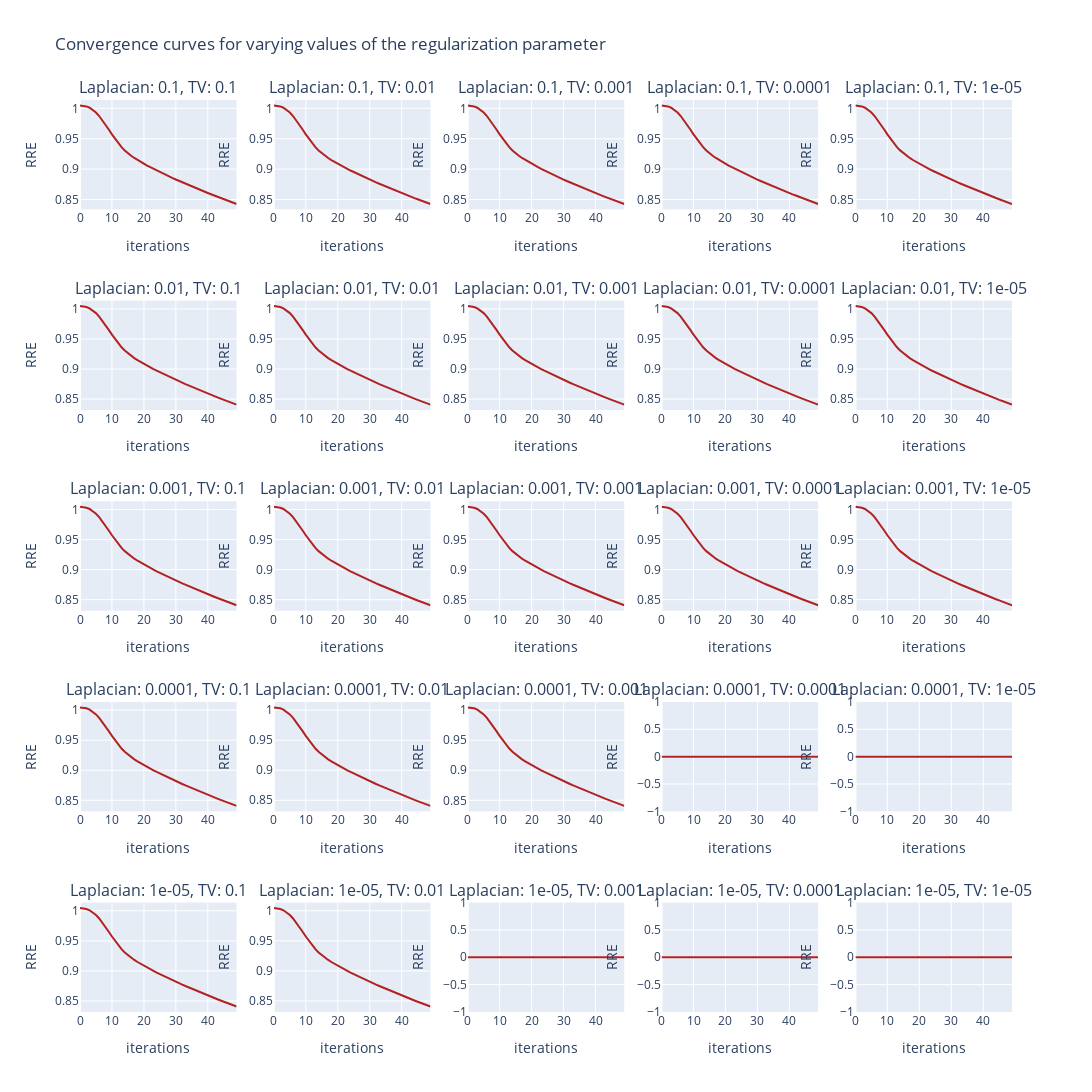

Notebook cell for this chart:
### Code cell
from plotly.subplots import make_subplots
import plotly.graph_objects as go

fig = make_subplots( rows=5, cols=5,
subplot_titles=([f'Laplacian: {x}, TV: {TVvals[i]}' for i,x in enumerate(Lvals)]))

for ii, xx in enumerate(loss_curves):

    row = ii // 5 + 1
    col = ii % 5 + 1

    fig.add_trace(
        go.Scatter(
            x = np.arange(loss_curves[ii].shape[0]),
            y = loss_curves[ii]**(0.5) / data_norm,
            line=dict(color='firebrick', width=2),
            #mode="markers+text",
            #text=["Text A", "Text B", "Text C"],
            #textposition="bottom center"
        ),
        row=row, col=col
    )


fig.update_layout(height=1500, width=1500, title_text="Convergence curves for varying values of the regularization parameter", showlegend=False)

fig.update_xaxes(title_text="iterations")

fig.update_yaxes(title_text="RRE")

fig.show()

### Figure 1 — Plotly figure (JSON) as saved in the notebook; plotly's stock layout.template omitted (floating-point values rounded to 4 significant figures)
{"data": [{"line": {"color": "firebrick", "width": 2}, "type": "scatter", "x": [0, 1, 2, 3, 4, 5, 6, 7, 8, 9, 10, 11, 12, 13, 14, 15, 16, 17, 18, 19, 20, 21, 22, 23, 24, 25, 26, 27, 28, 29, 30, 31, 32, 33, 34, 35, 36, 37, 38, 39, 40, 41, 42, 43, 44, 45, 46, 47, 48, 49], "xaxis": "x", "y": [1.005, 1.004, 1.003, 1.001, 0.9976, 0.993, 0.9873, 0.9806, 0.9731, 0.9652, 0.9573, 0.9496, 0.9425, 0.9362, 0.9308, 0.9261, 0.922, 0.9184, 0.915, 0.9119, 0.9088, 0.9059, 0.9032, 0.9004, 0.8978, 0.8952, 0.8927, 0.8901, 0.8877, 0.8853, 0.8829, 0.8806, 0.8783, 0.876, 0.8737, 0.8715, 0.8693, 0.8671, 0.865, 0.8628, 0.8607, 0.8586, 0.8566, 0.8545, 0.8525, 0.8505, 0.8486, 0.8465, 0.8447, 0.8427], "yaxis": "y"}, {"line": {"color": "firebrick", "width": 2}, "type": "scatter", "x": [0, 1, 2, 3, 4, 5, 6, 7, 8, 9, 10, 11, 12, 13, 14, 15, 16, 17, 18, 19, 20, 21, 22, 23, 24, 25, 26, 27, 28, 29, 30, 31, 32, 33, 34, 35, 36, 37, 38, 39, 40, 41, 42, 43, 44, 45, 46, 47, 48, 49], "xaxis": "x2", "y": [1.005, 1.004, 1.003, 1.001, 0.9976, 0.993, 0.9873, 0.9806, 0.9731, 0.9652, 0.9572, 0.9496, 0.9425, 0.9362, 0.9308, 0.9261, 0.922, 0.9184, 0.915, 0.9119, 0.9088, 0.906, 0.9031, 0.9004, 0.8978, 0.8952, 0.8926, 0.8901, 0.8877, 0.8853, 0.8829, 0.8806, 0.8782, 0.876, 0.8737, 0.8715, 0.8693, 0.8671, 0.8649, 0.8628, 0.8607, 0.8586, 0.8566, 0.8545, 0.8525, 0.8505, 0.8485, 0.8466, 0.8446, 0.8428], "yaxis": "y2"}, {"line": {"color": "firebrick", "width": 2}, "type": "scatter", "x": [0, 1, 2, 3, 4, 5, 6, 7, 8, 9, 10, 11, 12, 13, 14, 15, 16, 17, 18, 19, 20, 21, 22, 23, 24, 25, 26, 27, 28, 29, 30, 31, 32, 33, 34, 35, 36, 37, 38, 39, 40, 41, 42, 43, 44, 45, 46, 47, 48, 49], "xaxis": "x3", "y": [1.005, 1.004, 1.003, 1.001, 0.9976, 0.993, 0.9873, 0.9806, 0.9731, 0.9652, 0.9572, 0.9496, 0.9425, 0.9362, 0.9308, 0.9261, 0.922, 0.9184, 0.915, 0.9119, 0.9089, 0.9059, 0.9031, 0.9004, 0.8978, 0.8952, 0.8926, 0.8902, 0.8877, 0.8853, 0.8829, 0.8806, 0.8783, 0.876, 0.8737, 0.8715, 0.8693, 0.8671, 0.8649, 0.8628, 0.8607, 0.8586, 0.8565, 0.8545, 0.8525, 0.8505, 0.8485, 0.8465, 0.8446, 0.8428], "yaxis": "y3"}, {"line": {"color": "firebrick", "width": 2}, "type": "scatter", "x": [0, 1, 2, 3, 4, 5, 6, 7, 8, 9, 10, 11, 12, 13, 14, 15, 16, 17, 18, 19, 20, 21, 22, 23, 24, 25, 26, 27, 28, 29, 30, 31, 32, 33, 34, 35, 36, 37, 38, 39, 40, 41, 42, 43, 44, 45, 46, 47, 48, 49], "xaxis": "x4", "y": [1.005, 1.004, 1.003, 1.001, 0.9976, 0.993, 0.9873, 0.9806, 0.9731, 0.9652, 0.9572, 0.9495, 0.9425, 0.9362, 0.9308, 0.9261, 0.922, 0.9184, 0.915, 0.9118, 0.9088, 0.9059, 0.9031, 0.9004, 0.8978, 0.8952, 0.8926, 0.8901, 0.8877, 0.8853, 0.8829, 0.8805, 0.8782, 0.876, 0.8737, 0.8715, 0.8693, 0.8671, 0.865, 0.8628, 0.8607, 0.8586, 0.8566, 0.8545, 0.8525, 0.8505, 0.8486, 0.8466, 0.8446, 0.8427], "yaxis": "y4"}, {"line": {"color": "firebrick", "width": 2}, "type": "scatter", "x": [0, 1, 2, 3, 4, 5, 6, 7, 8, 9, 10, 11, 12, 13, 14, 15, 16, 17, 18, 19, 20, 21, 22, 23, 24, 25, 26, 27, 28, 29, 30, 31, 32, 33, 34, 35, 36, 37, 38, 39, 40, 41, 42, 43, 44, 45, 46, 47, 48, 49], "xaxis": "x5", "y": [1.005, 1.004, 1.003, 1.001, 0.9976, 0.993, 0.9873, 0.9806, 0.9731, 0.9652, 0.9572, 0.9496, 0.9425, 0.9363, 0.9308, 0.9261, 0.922, 0.9184, 0.915, 0.9119, 0.9089, 0.906, 0.9032, 0.9004, 0.8978, 0.8952, 0.8926, 0.8902, 0.8877, 0.8853, 0.8829, 0.8806, 0.8783, 0.876, 0.8738, 0.8715, 0.8693, 0.8671, 0.865, 0.8628, 0.8607, 0.8586, 0.8565, 0.8545, 0.8525, 0.8505, 0.8485, 0.8466, 0.8446, 0.8427], "yaxis": "y5"}, {"line": {"color": "firebrick", "width": 2}, "type": "scatter", "x": [0, 1, 2, 3, 4, 5, 6, 7, 8, 9, 10, 11, 12, 13, 14, 15, 16, 17, 18, 19, 20, 21, 22, 23, 24, 25, 26, 27, 28, 29, 30, 31, 32, 33, 34, 35, 36, 37, 38, 39, 40, 41, 42, 43, 44, 45, 46, 47, 48, 49], "xaxis": "x6", "y": [1.005, 1.004, 1.003, 1.001, 0.9976, 0.993, 0.9873, 0.9805, 0.9731, 0.9652, 0.9572, 0.9495, 0.9425, 0.9362, 0.9308, 0.926, 0.9219, 0.9182, 0.9148, 0.9116, 0.9085, 0.9056, 0.9027, 0.8999, 0.8972, 0.8946, 0.892, 0.8894, 0.8869, 0.8845, 0.8821, 0.8796, 0.8773, 0.8749, 0.8726, 0.8704, 0.8681, 0.8659, 0.8637, 0.8615, 0.8593, 0.8572, 0.8551, 0.853, 0.8509, 0.8489, 0.8468, 0.8448, 0.8429, 0.8409], "yaxis": "y6"}, {"line": {"color": "firebrick", "width": 2}, "type": "scatter", "x": [0, 1, 2, 3, 4, 5, 6, 7, 8, 9, 10, 11, 12, 13, 14, 15, 16, 17, 18, 19, 20, 21, 22, 23, 24, 25, 26, 27, 28, 29, 30, 31, 32, 33, 34, 35, 36, 37, 38, 39, 40, 41, 42, 43, 44, 45, 46, 47, 48, 49], "xaxis": "x7", "y": [1.005, 1.004, 1.003, 1.001, 0.9976, 0.993, 0.9873, 0.9806, 0.9731, 0.9652, 0.9572, 0.9496, 0.9425, 0.9362, 0.9308, 0.9261, 0.922, 0.9183, 0.9148, 0.9116, 0.9086, 0.9056, 0.9028, 0.9, 0.8972, 0.8946, 0.892, 0.8895, 0.887, 0.8845, 0.882, 0.8797, 0.8773, 0.875, 0.8727, 0.8704, 0.8681, 0.8659, 0.8637, 0.8615, 0.8593, 0.8572, 0.8551, 0.853, 0.8509, 0.8489, 0.8468, 0.8448, 0.8429, 0.8409], "yaxis": "y7"}, {"line": {"color": "firebrick", "width": 2}, "type": "scatter", "x": [0, 1, 2, 3, 4, 5, 6, 7, 8, 9, 10, 11, 12, 13, 14, 15, 16, 17, 18, 19, 20, 21, 22, 23, 24, 25, 26, 27, 28, 29, 30, 31, 32, 33, 34, 35, 36, 37, 38, 39, 40, 41, 42, 43, 44, 45, 46, 47, 48, 49], "xaxis": "x8", "y": [1.005, 1.004, 1.003, 1.001, 0.9976, 0.993, 0.9873, 0.9806, 0.9731, 0.9652, 0.9572, 0.9496, 0.9425, 0.9362, 0.9308, 0.9261, 0.9219, 0.9182, 0.9148, 0.9116, 0.9085, 0.9056, 0.9027, 0.8999, 0.8972, 0.8946, 0.892, 0.8894, 0.8869, 0.8845, 0.882, 0.8796, 0.8773, 0.8749, 0.8726, 0.8704, 0.8681, 0.8659, 0.8637, 0.8615, 0.8593, 0.8572, 0.8551, 0.853, 0.8509, 0.8489, 0.8468, 0.8448, 0.8429, 0.8409], "yaxis": "y8"}, {"line": {"color": "firebrick", "width": 2}, "type": "scatter", "x": [0, 1, 2, 3, 4, 5, 6, 7, 8, 9, 10, 11, 12, 13, 14, 15, 16, 17, 18, 19, 20, 21, 22, 23, 24, 25, 26, 27, 28, 29, 30, 31, 32, 33, 34, 35, 36, 37, 38, 39, 40, 41, 42, 43, 44, 45, 46, 47, 48, 49], "xaxis": "x9", "y": [1.005, 1.004, 1.003, 1.001, 0.9976, 0.993, 0.9873, 0.9806, 0.9731, 0.9652, 0.9572, 0.9496, 0.9425, 0.9362, 0.9308, 0.9261, 0.9219, 0.9182, 0.9148, 0.9116, 0.9085, 0.9056, 0.9027, 0.9, 0.8973, 0.8946, 0.892, 0.8895, 0.887, 0.8845, 0.882, 0.8797, 0.8773, 0.875, 0.8727, 0.8704, 0.8681, 0.8659, 0.8637, 0.8615, 0.8593, 0.8572, 0.8551, 0.853, 0.8509, 0.8489, 0.8468, 0.8449, 0.8429, 0.8409], "yaxis": "y9"}, {"line": {"color": "firebrick", "width": 2}, "type": "scatter", "x": [0, 1, 2, 3, 4, 5, 6, 7, 8, 9, 10, 11, 12, 13, 14, 15, 16, 17, 18, 19, 20, 21, 22, 23, 24, 25, 26, 27, 28, 29, 30, 31, 32, 33, 34, 35, 36, 37, 38, 39, 40, 41, 42, 43, 44, 45, 46, 47, 48, 49], "xaxis": "x10", "y": [1.005, 1.004, 1.003, 1.001, 0.9976, 0.993, 0.9873, 0.9806, 0.9731, 0.9652, 0.9572, 0.9496, 0.9425, 0.9362, 0.9308, 0.9261, 0.9219, 0.9182, 0.9148, 0.9116, 0.9085, 0.9056, 0.9027, 0.9, 0.8972, 0.8946, 0.892, 0.8895, 0.8869, 0.8845, 0.8821, 0.8797, 0.8773, 0.875, 0.8727, 0.8704, 0.8681, 0.8659, 0.8637, 0.8615, 0.8593, 0.8572, 0.8551, 0.853, 0.8509, 0.8489, 0.8469, 0.8448, 0.8429, 0.8409], "yaxis": "y10"}, {"line": {"color": "firebrick", "width": 2}, "type": "scatter", "x": [0, 1, 2, 3, 4, 5, 6, 7, 8, 9, 10, 11, 12, 13, 14, 15, 16, 17, 18, 19, 20, 21, 22, 23, 24, 25, 26, 27, 28, 29, 30, 31, 32, 33, 34, 35, 36, 37, 38, 39, 40, 41, 42, 43, 44, 45, 46, 47, 48, 49], "xaxis": "x11", "y": [1.005, 1.004, 1.003, 1.001, 0.9976, 0.993, 0.9873, 0.9805, 0.9731, 0.9652, 0.9572, 0.9496, 0.9425, 0.9362, 0.9307, 0.926, 0.9219, 0.9182, 0.9148, 0.9116, 0.9085, 0.9055, 0.9027, 0.8999, 0.8972, 0.8945, 0.8919, 0.8893, 0.8868, 0.8844, 0.8819, 0.8795, 0.8772, 0.8748, 0.8725, 0.8702, 0.868, 0.8657, 0.8635, 0.8613, 0.8592, 0.857, 0.8549, 0.8528, 0.8507, 0.8487, 0.8467, 0.8446, 0.8427, 0.8407], "yaxis": "y11"}, {"line": {"color": "firebrick", "width": 2}, "type": "scatter", "x": [0, 1, 2, 3, 4, 5, 6, 7, 8, 9, 10, 11, 12, 13, 14, 15, 16, 17, 18, 19, 20, 21, 22, 23, 24, 25, 26, 27, 28, 29, 30, 31, 32, 33, 34, 35, 36, 37, 38, 39, 40, 41, 42, 43, 44, 45, 46, 47, 48, 49], "xaxis": "x12", "y": [1.005, 1.004, 1.003, 1.001, 0.9976, 0.993, 0.9873, 0.9805, 0.9731, 0.9652, 0.9572, 0.9496, 0.9425, 0.9362, 0.9308, 0.9261, 0.9219, 0.9182, 0.9148, 0.9116, 0.9085, 0.9055, 0.9027, 0.8999, 0.8972, 0.8945, 0.8919, 0.8894, 0.8868, 0.8844, 0.882, 0.8796, 0.8772, 0.8748, 0.8725, 0.8702, 0.868, 0.8657, 0.8635, 0.8613, 0.8592, 0.857, 0.8549, 0.8528, 0.8508, 0.8487, 0.8467, 0.8447, 0.8427, 0.8407], "yaxis": "y12"}, {"line": {"color": "firebrick", "width": 2}, "type": "scatter", "x": [0, 1, 2, 3, 4, 5, 6, 7, 8, 9, 10, 11, 12, 13, 14, 15, 16, 17, 18, 19, 20, 21, 22, 23, 24, 25, 26, 27, 28, 29, 30, 31, 32, 33, 34, 35, 36, 37, 38, 39, 40, 41, 42, 43, 44, 45, 46, 47, 48, 49], "xaxis": "x13", "y": [1.005, 1.004, 1.003, 1.001, 0.9976, 0.993, 0.9873, 0.9805, 0.9731, 0.9652, 0.9572, 0.9495, 0.9425, 0.9362, 0.9308, 0.9261, 0.9219, 0.9182, 0.9148, 0.9116, 0.9085, 0.9056, 0.9027, 0.8999, 0.8972, 0.8945, 0.8919, 0.8894, 0.8869, 0.8844, 0.882, 0.8796, 0.8772, 0.8748, 0.8725, 0.8702, 0.868, 0.8657, 0.8635, 0.8614, 0.8592, 0.857, 0.8549, 0.8528, 0.8508, 0.8487, 0.8467, 0.8447, 0.8427, 0.8407], "yaxis": "y13"}, {"line": {"color": "firebrick", "width": 2}, "type": "scatter", "x": [0, 1, 2, 3, 4, 5, 6, 7, 8, 9, 10, 11, 12, 13, 14, 15, 16, 17, 18, 19, 20, 21, 22, 23, 24, 25, 26, 27, 28, 29, 30, 31, 32, 33, 34, 35, 36, 37, 38, 39, 40, 41, 42, 43, 44, 45, 46, 47, 48, 49], "xaxis": "x14", "y": [1.005, 1.004, 1.003, 1.001, 0.9976, 0.993, 0.9873, 0.9806, 0.9731, 0.9652, 0.9572, 0.9496, 0.9425, 0.9362, 0.9307, 0.926, 0.9219, 0.9182, 0.9148, 0.9116, 0.9085, 0.9056, 0.9027, 0.8999, 0.8972, 0.8945, 0.8919, 0.8894, 0.8868, 0.8844, 0.8819, 0.8795, 0.8772, 0.8748, 0.8725, 0.8702, 0.868, 0.8657, 0.8635, 0.8613, 0.8592, 0.857, 0.8549, 0.8528, 0.8507, 0.8487, 0.8466, 0.8446, 0.8426, 0.8407], "yaxis": "y14"}, {"line": {"color": "firebrick", "width": 2}, "type": "scatter", "x": [0, 1, 2, 3, 4, 5, 6, 7, 8, 9, 10, 11, 12, 13, 14, 15, 16, 17, 18, 19, 20, 21, 22, 23, 24, 25, 26, 27, 28, 29, 30, 31, 32, 33, 34, 35, 36, 37, 38, 39, 40, 41, 42, 43, 44, 45, 46, 47, 48, 49], "xaxis": "x15", "y": [1.005, 1.004, 1.003, 1.001, 0.9976, 0.993, 0.9873, 0.9806, 0.9731, 0.9652, 0.9572, 0.9496, 0.9425, 0.9362, 0.9308, 0.9261, 0.9219, 0.9182, 0.9148, 0.9116, 0.9085, 0.9056, 0.9027, 0.8999, 0.8972, 0.8945, 0.8919, 0.8894, 0.8869, 0.8844, 0.882, 0.8796, 0.8772, 0.8748, 0.8725, 0.8702, 0.868, 0.8657, 0.8635, 0.8613, 0.8592, 0.857, 0.8549, 0.8528, 0.8507, 0.8487, 0.8467, 0.8447, 0.8427, 0.8407], "yaxis": "y15"}, {"line": {"color": "firebrick", "width": 2}, "type": "scatter", "x": [0, 1, 2, 3, 4, 5, 6, 7, 8, 9, 10, 11, 12, 13, 14, 15, 16, 17, 18, 19, 20, 21, 22, 23, 24, 25, 26, 27, 28, 29, 30, 31, 32, 33, 34, 35, 36, 37, 38, 39, 40, 41, 42, 43, 44, 45, 46, 47, 48, 49], "xaxis": "x16", "y": [1.005, 1.004, 1.003, 1.001, 0.9976, 0.993, 0.9873, 0.9806, 0.9731, 0.9652, 0.9572, 0.9496, 0.9425, 0.9362, 0.9307, 0.926, 0.9219, 0.9182, 0.9148, 0.9116, 0.9085, 0.9055, 0.9027, 0.8999, 0.8972, 0.8945, 0.8919, 0.8893, 0.8868, 0.8844, 0.8819, 0.8795, 0.8771, 0.8748, 0.8725, 0.8702, 0.868, 0.8657, 0.8635, 0.8613, 0.8591, 0.857, 0.8549, 0.8528, 0.8507, 0.8487, 0.8466, 0.8446, 0.8426, 0.8407], "yaxis": "y16"}, {"line": {"color": "firebrick", "width": 2}, "type": "scatter", "x": [0, 1, 2, 3, 4, 5, 6, 7, 8, 9, 10, 11, 12, 13, 14, 15, 16, 17, 18, 19, 20, 21, 22, 23, 24, 25, 26, 27, 28, 29, 30, 31, 32, 33, 34, 35, 36, 37, 38, 39, 40, 41, 42, 43, 44, 45, 46, 47, 48, 49], "xaxis": "x17", "y": [1.005, 1.004, 1.003, 1.001, 0.9976, 0.993, 0.9873, 0.9806, 0.9731, 0.9652, 0.9572, 0.9496, 0.9425, 0.9362, 0.9307, 0.926, 0.9219, 0.9182, 0.9148, 0.9116, 0.9085, 0.9055, 0.9027, 0.8999, 0.8972, 0.8945, 0.8919, 0.8893, 0.8868, 0.8844, 0.8819, 0.8795, 0.8772, 0.8748, 0.8725, 0.8702, 0.8679, 0.8657, 0.8635, 0.8613, 0.8592, 0.857, 0.8549, 0.8528, 0.8507, 0.8487, 0.8466, 0.8446, 0.8426, 0.8407], "yaxis": "y17"}, {"line": {"color": "firebrick", "width": 2}, "type": "scatter", "x": [0, 1, 2, 3, 4, 5, 6, 7, 8, 9, 10, 11, 12, 13, 14, 15, 16, 17, 18, 19, 20, 21, 22, 23, 24, 25, 26, 27, 28, 29, 30, 31, 32, 33, 34, 35, 36, 37, 38, 39, 40, 41, 42, 43, 44, 45, 46, 47, 48, 49], "xaxis": "x18", "y": [1.005, 1.004, 1.003, 1.001, 0.9976, 0.993, 0.9873, 0.9806, 0.9731, 0.9652, 0.9572, 0.9496, 0.9425, 0.9362, 0.9308, 0.926, 0.9219, 0.9182, 0.9148, 0.9116, 0.9085, 0.9055, 0.9027, 0.8999, 0.8972, 0.8945, 0.8919, 0.8894, 0.8868, 0.8844, 0.8819, 0.8795, 0.8772, 0.8748, 0.8725, 0.8702, 0.868, 0.8657, 0.8635, 0.8613, 0.8592, 0.857, 0.8549, 0.8528, 0.8507, 0.8487, 0.8466, 0.8446, 0.8426, 0.8407], "yaxis": "y18"}, {"line": {"color": "firebrick", "width": 2}, "type": "scatter", "x": [0, 1, 2, 3, 4, 5, 6, 7, 8, 9, 10, 11, 12, 13, 14, 15, 16, 17, 18, 19, 20, 21, 22, 23, 24, 25, 26, 27, 28, 29, 30, 31, 32, 33, 34, 35, 36, 37, 38, 39, 40, 41, 42, 43, 44, 45, 46, 47, 48, 49], "xaxis": "x19", "y": [0, 0, 0, 0, 0, 0, 0, 0, 0, 0, 0, 0, 0, 0, 0, 0, 0, 0, 0, 0, 0, 0, 0, 0, 0, 0, 0, 0, 0, 0, 0, 0, 0, 0, 0, 0, 0, 0, 0, 0, 0, 0, 0, 0, 0, 0, 0, 0, 0, 0], "yaxis": "y19"}, {"line": {"color": "firebrick", "width": 2}, "type": "scatter", "x": [0, 1, 2, 3, 4, 5, 6, 7, 8, 9, 10, 11, 12, 13, 14, 15, 16, 17, 18, 19, 20, 21, 22, 23, 24, 25, 26, 27, 28, 29, 30, 31, 32, 33, 34, 35, 36, 37, 38, 39, 40, 41, 42, 43, 44, 45, 46, 47, 48, 49], "xaxis": "x20", "y": [0, 0, 0, 0, 0, 0, 0, 0, 0, 0, 0, 0, 0, 0, 0, 0, 0, 0, 0, 0, 0, 0, 0, 0, 0, 0, 0, 0, 0, 0, 0, 0, 0, 0, 0, 0, 0, 0, 0, 0, 0, 0, 0, 0, 0, 0, 0, 0, 0, 0], "yaxis": "y20"}, {"line": {"color": "firebrick", "width": 2}, "type": "scatter", "x": [0, 1, 2, 3, 4, 5, 6, 7, 8, 9, 10, 11, 12, 13, 14, 15, 16, 17, 18, 19, 20, 21, 22, 23, 24, 25, 26, 27, 28, 29, 30, 31, 32, 33, 34, 35, 36, 37, 38, 39, 40, 41, 42, 43, 44, 45, 46, 47, 48, 49], "xaxis": "x21", "y": [1.005, 1.004, 1.003, 1.001, 0.9976, 0.993, 0.9873, 0.9806, 0.9731, 0.9652, 0.9572, 0.9496, 0.9425, 0.9362, 0.9307, 0.926, 0.9219, 0.9182, 0.9148, 0.9116, 0.9085, 0.9055, 0.9027, 0.8999, 0.8972, 0.8945, 0.8919, 0.8893, 0.8868, 0.8844, 0.8819, 0.8795, 0.8772, 0.8748, 0.8725, 0.8702, 0.868, 0.8657, 0.8635, 0.8613, 0.8592, 0.857, 0.8549, 0.8528, 0.8507, 0.8487, 0.8467, 0.8446, 0.8427, 0.8407], "yaxis": "y21"}, {"line": {"color": "firebrick", "width": 2}, "type": "scatter", "x": [0, 1, 2, 3, 4, 5, 6, 7, 8, 9, 10, 11, 12, 13, 14, 15, 16, 17, 18, 19, 20, 21, 22, 23, 24, 25, 26, 27, 28, 29, 30, 31, 32, 33, 34, 35, 36, 37, 38, 39, 40, 41, 42, 43, 44, 45, 46, 47, 48, 49], "xaxis": "x22", "y": [1.005, 1.004, 1.003, 1.001, 0.9976, 0.993, 0.9873, 0.9806, 0.9731, 0.9652, 0.9572, 0.9496, 0.9425, 0.9362, 0.9308, 0.9261, 0.9219, 0.9182, 0.9148, 0.9116, 0.9085, 0.9056, 0.9027, 0.8999, 0.8972, 0.8945, 0.8919, 0.8894, 0.8868, 0.8844, 0.8819, 0.8795, 0.8772, 0.8748, 0.8725, 0.8702, 0.868, 0.8657, 0.8635, 0.8613, 0.8592, 0.857, 0.8549, 0.8528, 0.8507, 0.8487, 0.8466, 0.8446, 0.8426, 0.8407], "yaxis": "y22"}, {"line": {"color": "firebrick", "width": 2}, "type": "scatter", "x": [0, 1, 2, 3, 4, 5, 6, 7, 8, 9, 10, 11, 12, 13, 14, 15, 16, 17, 18, 19, 20, 21, 22, 23, 24, 25, 26, 27, 28, 29, 30, 31, 32, 33, 34, 35, 36, 37, 38, 39, 40, 41, 42, 43, 44, 45, 46, 47, 48, 49], "xaxis": "x23", "y": [0, 0, 0, 0, 0, 0, 0, 0, 0, 0, 0, 0, 0, 0, 0, 0, 0, 0, 0, 0, 0, 0, 0, 0, 0, 0, 0, 0, 0, 0, 0, 0, 0, 0, 0, 0, 0, 0, 0, 0, 0, 0, 0, 0, 0, 0, 0, 0, 0, 0], "yaxis": "y23"}, {"line": {"color": "firebrick", "width": 2}, "type": "scatter", "x": [0, 1, 2, 3, 4, 5, 6, 7, 8, 9, 10, 11, 12, 13, 14, 15, 16, 17, 18, 19, 20, 21, 22, 23, 24, 25, 26, 27, 28, 29, 30, 31, 32, 33, 34, 35, 36, 37, 38, 39, 40, 41, 42, 43, 44, 45, 46, 47, 48, 49], "xaxis": "x24", "y": [0, 0, 0, 0, 0, 0, 0, 0, 0, 0, 0, 0, 0, 0, 0, 0, 0, 0, 0, 0, 0, 0, 0, 0, 0, 0, 0, 0, 0, 0, 0, 0, 0, 0, 0, 0, 0, 0, 0, 0, 0, 0, 0, 0, 0, 0, 0, 0, 0, 0], "yaxis": "y24"}, {"line": {"color": "firebrick", "width": 2}, "type": "scatter", "x": [0, 1, 2, 3, 4, 5, 6, 7, 8, 9, 10, 11, 12, 13, 14, 15, 16, 17, 18, 19, 20, 21, 22, 23, 24, 25, 26, 27, 28, 29, 30, 31, 32, 33, 34, 35, 36, 37, 38, 39, 40, 41, 42, 43, 44, 45, 46, 47, 48, 49], "xaxis": "x25", "y": [0, 0, 0, 0, 0, 0, 0, 0, 0, 0, 0, 0, 0, 0, 0, 0, 0, 0, 0, 0, 0, 0, 0, 0, 0, 0, 0, 0, 0, 0, 0, 0, 0, 0, 0, 0, 0, 0, 0, 0, 0, 0, 0, 0, 0, 0, 0, 0, 0, 0], "yaxis": "y25"}], "layout": {"annotations": [{"font": {"size": 16}, "showarrow": false, "text": "Laplacian: 0.1, TV: 0.1", "x": 0.084, "xanchor": "center", "xref": "paper", "y": 1, "yanchor": "bottom", "yref": "paper"}, {"font": {"size": 16}, "showarrow": false, "text": "Laplacian: 0.1, TV: 0.01", "x": 0.292, "xanchor": "center", "xref": "paper", "y": 1, "yanchor": "bottom", "yref": "paper"}, {"font": {"size": 16}, "showarrow": false, "text": "Laplacian: 0.1, TV: 0.001", "x": 0.5, "xanchor": "center", "xref": "paper", "y": 1, "yanchor": "bottom", "yref": "paper"}, {"font": {"size": 16}, "showarrow": false, "text": "Laplacian: 0.1, TV: 0.0001", "x": 0.708, "xanchor": "center", "xref": "paper", "y": 1, "yanchor": "bottom", "yref": "paper"}, {"font": {"size": 16}, "showarrow": false, "text": "Laplacian: 0.1, TV: 1e-05", "x": 0.916, "xanchor": "center", "xref": "paper", "y": 1, "yanchor": "bottom", "yref": "paper"}, {"font": {"size": 16}, "showarrow": false, "text": "Laplacian: 0.01, TV: 0.1", "x": 0.084, "xanchor": "center", "xref": "paper", "y": 0.78, "yanchor": "bottom", "yref": "paper"}, {"font": {"size": 16}, "showarrow": false, "text": "Laplacian: 0.01, TV: 0.01", "x": 0.292, "xanchor": "center", "xref": "paper", "y": 0.78, "yanchor": "bottom", "yref": "paper"}, {"font": {"size": 16}, "showarrow": false, "text": "Laplacian: 0.01, TV: 0.001", "x": 0.5, "xanchor": "center", "xref": "paper", "y": 0.78, "yanchor": "bottom", "yref": "paper"}, {"font": {"size": 16}, "showarrow": false, "text": "Laplacian: 0.01, TV: 0.0001", "x": 0.708, "xanchor": "center", "xref": "paper", "y": 0.78, "yanchor": "bottom", "yref": "paper"}, {"font": {"size": 16}, "showarrow": false, "text": "Laplacian: 0.01, TV: 1e-05", "x": 0.916, "xanchor": "center", "xref": "paper", "y": 0.78, "yanchor": "bottom", "yref": "paper"}, {"font": {"size": 16}, "showarrow": false, "text": "Laplacian: 0.001, TV: 0.1", "x": 0.084, "xanchor": "center", "xref": "paper", "y": 0.56, "yanchor": "bottom", "yref": "paper"}, {"font": {"size": 16}, "showarrow": false, "text": "Laplacian: 0.001, TV: 0.01", "x": 0.292, "xanchor": "center", "xref": "paper", "y": 0.56, "yanchor": "bottom", "yref": "paper"}, {"font": {"size": 16}, "showarrow": false, "text": "Laplacian: 0.001, TV: 0.001", "x": 0.5, "xanchor": "center", "xref": "paper", "y": 0.56, "yanchor": "bottom", "yref": "paper"}, {"font": {"size": 16}, "showarrow": false, "text": "Laplacian: 0.001, TV: 0.0001", "x": 0.708, "xanchor": "center", "xref": "paper", "y": 0.56, "yanchor": "bottom", "yref": "paper"}, {"font": {"size": 16}, "showarrow": false, "text": "Laplacian: 0.001, TV: 1e-05", "x": 0.916, "xanchor": "center", "xref": "paper", "y": 0.56, "yanchor": "bottom", "yref": "paper"}, {"font": {"size": 16}, "showarrow": false, "text": "Laplacian: 0.0001, TV: 0.1", "x": 0.084, "xanchor": "center", "xref": "paper", "y": 0.34, "yanchor": "bottom", "yref": "paper"}, {"font": {"size": 16}, "showarrow": false, "text": "Laplacian: 0.0001, TV: 0.01", "x": 0.292, "xanchor": "center", "xref": "paper", "y": 0.34, "yanchor": "bottom", "yref": "paper"}, {"font": {"size": 16}, "showarrow": false, "text": "Laplacian: 0.0001, TV: 0.001", "x": 0.5, "xanchor": "center", "xref": "paper", "y": 0.34, "yanchor": "bottom", "yref": "paper"}, {"font": {"size": 16}, "showarrow": false, "text": "Laplacian: 0.0001, TV: 0.0001", "x": 0.708, "xanchor": "center", "xref": "paper", "y": 0.34, "yanchor": "bottom", "yref": "paper"}, {"font": {"size": 16}, "showarrow": false, "text": "Laplacian: 0.0001, TV: 1e-05", "x": 0.916, "xanchor": "center", "xref": "paper", "y": 0.34, "yanchor": "bottom", "yref": "paper"}, {"font": {"size": 16}, "showarrow": false, "text": "Laplacian: 1e-05, TV: 0.1", "x": 0.084, "xanchor": "center", "xref": "paper", "y": 0.12, "yanchor": "bottom", "yref": "paper"}, {"font": {"size": 16}, "showarrow": false, "text": "Laplacian: 1e-05, TV: 0.01", "x": 0.292, "xanchor": "center", "xref": "paper", "y": 0.12, "yanchor": "bottom", "yref": "paper"}, {"font": {"size": 16}, "showarrow": false, "text": "Laplacian: 1e-05, TV: 0.001", "x": 0.5, "xanchor": "center", "xref": "paper", "y": 0.12, "yanchor": "bottom", "yref": "paper"}, {"font": {"size": 16}, "showarrow": false, "text": "Laplacian: 1e-05, TV: 0.0001", "x": 0.708, "xanchor": "center", "xref": "paper", "y": 0.12, "yanchor": "bottom", "yref": "paper"}, {"font": {"size": 16}, "showarrow": false, "text": "Laplacian: 1e-05, TV: 1e-05", "x": 0.916, "xanchor": "center", "xref": "paper", "y": 0.12, "yanchor": "bottom", "yref": "paper"}], "height": 1500, "showlegend": false, "title": {"text": "Convergence curves for varying values of the regularization parameter"}, "width": 1500, "xaxis": {"anchor": "y", "domain": [0, 0.168], "title": {"text": "iterations"}}, "xaxis10": {"anchor": "y10", "domain": [0.832, 1], "title": {"text": "iterations"}}, "xaxis11": {"anchor": "y11", "domain": [0, 0.168], "title": {"text": "iterations"}}, "xaxis12": {"anchor": "y12", "domain": [0.208, 0.376], "title": {"text": "iterations"}}, "xaxis13": {"anchor": "y13", "domain": [0.416, 0.584], "title": {"text": "iterations"}}, "xaxis14": {"anchor": "y14", "domain": [0.624, 0.792], "title": {"text": "iterations"}}, "xaxis15": {"anchor": "y15", "domain": [0.832, 1], "title": {"text": "iterations"}}, "xaxis16": {"anchor": "y16", "domain": [0, 0.168], "title": {"text": "iterations"}}, "xaxis17": {"anchor": "y17", "domain": [0.208, 0.376], "title": {"text": "iterations"}}, "xaxis18": {"anchor": "y18", "domain": [0.416, 0.584], "title": {"text": "iterations"}}, "xaxis19": {"anchor": "y19", "domain": [0.624, 0.792], "title": {"text": "iterations"}}, "xaxis2": {"anchor": "y2", "domain": [0.208, 0.376], "title": {"text": "iterations"}}, "xaxis20": {"anchor": "y20", "domain": [0.832, 1], "title": {"text": "iterations"}}, "xaxis21": {"anchor": "y21", "domain": [0, 0.168], "title": {"text": "iterations"}}, "xaxis22": {"anchor": "y22", "domain": [0.208, 0.376], "title": {"text": "iterations"}}, "xaxis23": {"anchor": "y23", "domain": [0.416, 0.584], "title": {"text": "iterations"}}, "xaxis24": {"anchor": "y24", "domain": [0.624, 0.792], "title": {"text": "iterations"}}, "xaxis25": {"anchor": "y25", "domain": [0.832, 1], "title": {"text": "iterations"}}, "xaxis3": {"anchor": "y3", "domain": [0.416, 0.584], "title": {"text": "iterations"}}, "xaxis4": {"anchor": "y4", "domain": [0.624, 0.792], "title": {"text": "iterations"}}, "xaxis5": {"anchor": "y5", "domain": [0.832, 1], "title": {"text": "iterations"}}, "xaxis6": {"anchor": "y6", "domain": [0, 0.168], "title": {"text": "iterations"}}, "xaxis7": {"anchor": "y7", "domain": [0.208, 0.376], "title": {"text": "iterations"}}, "xaxis8": {"anchor": "y8", "domain": [0.416, 0.584], "title": {"text": "iterations"}}, "xaxis9": {"anchor": "y9", "domain": [0.624, 0.792], "title": {"text": "iterations"}}, "yaxis": {"anchor": "x", "domain": [0.88, 1], "title": {"text": "RRE"}}, "yaxis10": {"anchor": "x10", "domain": [0.66, 0.78], "title": {"text": "RRE"}}, "yaxis11": {"anchor": "x11", "domain": [0.44, 0.56], "title": {"text": "RRE"}}, "yaxis12": {"anchor": "x12", "domain": [0.44, 0.56], "title": {"text": "RRE"}}, "yaxis13": {"anchor": "x13", "domain": [0.44, 0.56], "title": {"text": "RRE"}}, "yaxis14": {"anchor": "x14", "domain": [0.44, 0.56], "title": {"text": "RRE"}}, "yaxis15": {"anchor": "x15", "domain": [0.44, 0.56], "title": {"text": "RRE"}}, "yaxis16": {"anchor": "x16", "domain": [0.22, 0.34], "title": {"text": "RRE"}}, "yaxis17": {"anchor": "x17", "domain": [0.22, 0.34], "title": {"text": "RRE"}}, "yaxis18": {"anchor": "x18", "domain": [0.22, 0.34], "title": {"text": "RRE"}}, "yaxis19": {"anchor": "x19", "domain": [0.22, 0.34], "title": {"text": "RRE"}}, "yaxis2": {"anchor": "x2", "domain": [0.88, 1], "title": {"text": "RRE"}}, "yaxis20": {"anchor": "x20", "domain": [0.22, 0.34], "title": {"text": "RRE"}}, "yaxis21": {"anchor": "x21", "domain": [0, 0.12], "title": {"text": "RRE"}}, "yaxis22": {"anchor": "x22", "domain": [0, 0.12], "title": {"text": "RRE"}}, "yaxis23": {"anchor": "x23", "domain": [0, 0.12], "title": {"text": "RRE"}}, "yaxis24": {"anchor": "x24", "domain": [0, 0.12], "title": {"text": "RRE"}}, "yaxis25": {"anchor": "x25", "domain": [0, 0.12], "title": {"text": "RRE"}}, "yaxis3": {"anchor": "x3", "domain": [0.88, 1], "title": {"text": "RRE"}}, "yaxis4": {"anchor": "x4", "domain": [0.88, 1], "title": {"text": "RRE"}}, "yaxis5": {"anchor": "x5", "domain": [0.88, 1], "title": {"text": "RRE"}}, "yaxis6": {"anchor": "x6", "domain": [0.66, 0.78], "title": {"text": "RRE"}}, "yaxis7": {"anchor": "x7", "domain": [0.66, 0.78], "title": {"text": "RRE"}}, "yaxis8": {"anchor": "x8", "domain": [0.66, 0.78], "title": {"text": "RRE"}}, "yaxis9": {"anchor": "x9", "domain": [0.66, 0.78], "title": {"text": "RRE"}}}}
